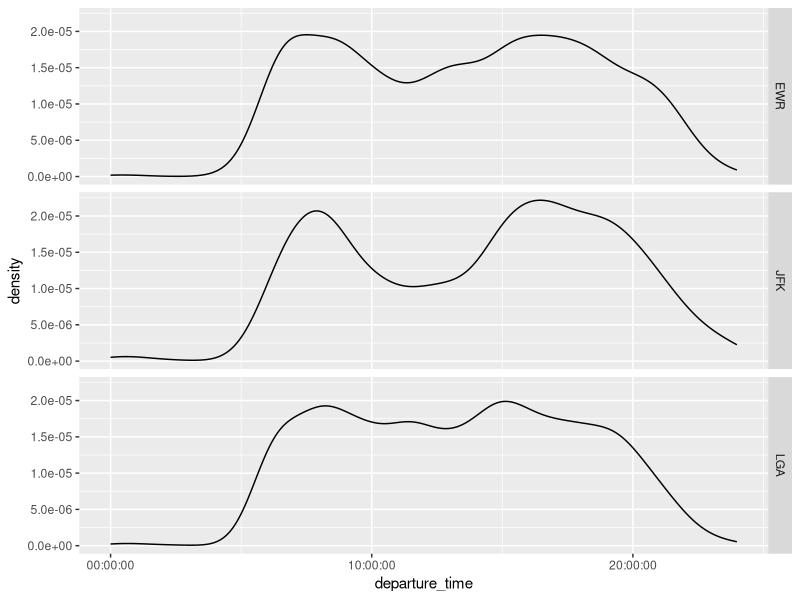

R code for this plot:
## ---- chunk 1
library(tidyverse)

palette2 <- c("#CC79A7","#D55E00","#0072B2","#F0E442","#009E73","#56B4E9","#E69F00","#000000")
## ---- chunk 2

dataset <- read.csv("assets/datasets/flights.csv")
## ---- chunk 3
#| warning: false
dataset <- dataset %>% 
              mutate(departure = dmy_hms(departure),
                     scheduled_departure = dmy_hms(scheduled_departure),
                     arrival = dmy_hms(arrival),
                     scheduled_arrival = dmy_hms(scheduled_arrival),
                     late = difftime(arrival,scheduled_arrival,units = "mins"))
## ---- chunk 4
dataset <- dataset %>% 
  filter(scale(late) < 3 & scale(late) > -3)
## ---- chunk 5
dataset %>% 
  group_by(carrier) %>% 
  summarise(mean = mean(late, na.rm = T)) %>% 
  arrange(mean)
## ---- chunk 6
dataset %>% 
 mutate(delayed = case_when(late > 30 ~ TRUE,
                            late < 30 ~ FALSE)) -> dataset
## ---- chunk 7
dataset %>% 
  group_by(carrier, delayed) %>% 
  filter(!is.na(delayed)) %>% 
  summarise(sum = n()) %>% 
  arrange(desc(sum))
## ---- chunk 8
dataset %>% 
  mutate(departure_time = hms::as_hms(departure)) %>% 
  ggplot(aes(x=departure_time))+
  geom_density()+
  facet_grid(origin~.)
## ---- chunk 9
ap.cali <- c("ACV", "BFL", "BUR", "FAT", "LGB", "LAX", "MRY", "OAK", "ONT", "SNA", "PSP", "RDD", "SMF", "SAN", "SFO", "SJC", "SBP", "SBA", "SMX", "STS", "SCK")

dataset %>% 
  filter(dest == ap.cali[1] | dest == ap.cali[2] | dest == ap.cali[3] | dest == ap.cali[4] | dest == ap.cali[5] | dest == ap.cali[6] | dest == ap.cali[7] | dest == ap.cali[8] | dest == ap.cali[9] | dest == ap.cali[10] | dest == ap.cali[11] | dest == ap.cali[12] | dest == ap.cali[13] | dest == ap.cali[14] | dest == ap.cali[15] | dest == ap.cali[16] | dest == ap.cali[17] | dest == ap.cali[18] | dest == ap.cali[19] | dest == ap.cali[20] | dest == ap.cali[21])
## ---- chunk 10
dataset %>% 
  filter(dest %in% ap.cali)
